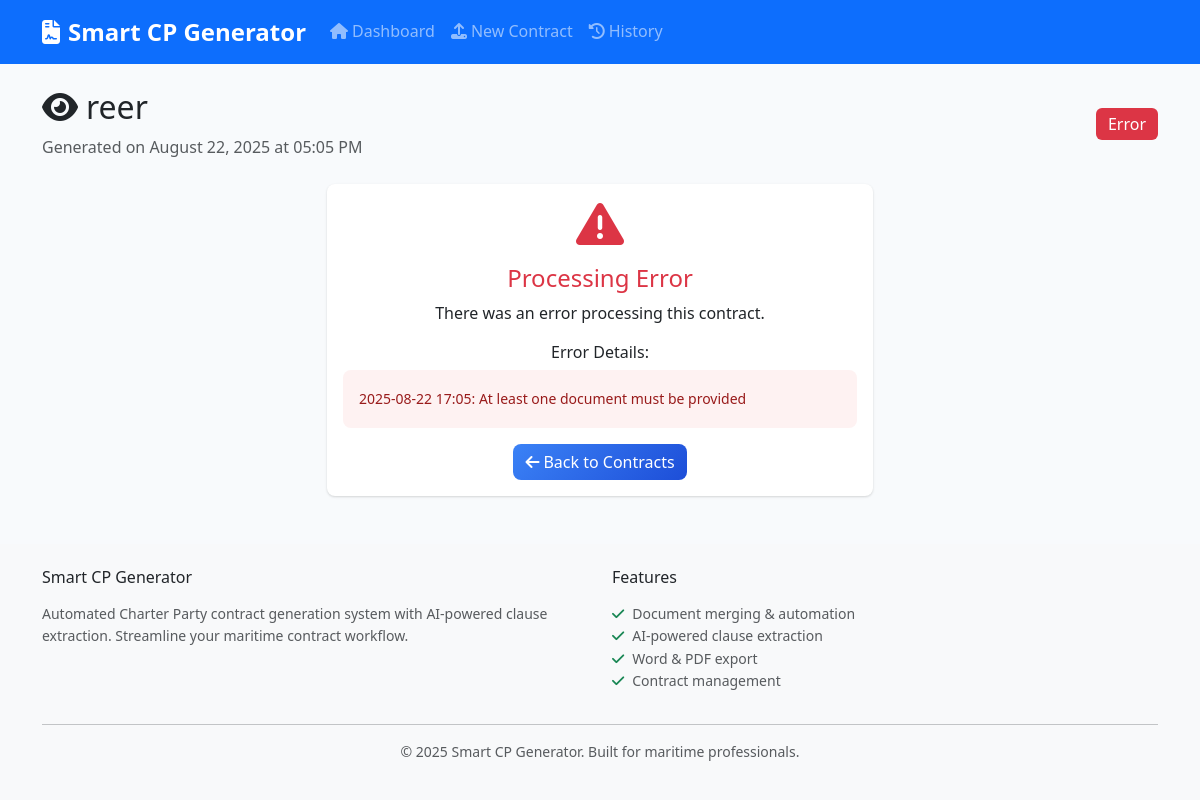
The app's page /preview/3 with its own data.
### models.py (models this page shows, shortened)
class Contract(db.Model):
    id = db.Column(db.Integer, primary_key=True)
    contract_name = db.Column(db.String(255), nullable=False)
    fixture_recap_content = db.Column(Text)
    base_cp_content = db.Column(Text)
    negotiated_clauses_content = db.Column(Text)
    final_contract_content = db.Column(Text)
    extracted_clauses = db.Column(Text)  # JSON string of extracted clauses
    created_at = db.Column(db.DateTime, default=datetime.utcnow)
    updated_at = db.Column(db.DateTime, default=datetime.utcnow, onupdate=datetime.utcnow)
    status = db.Column(db.String(50), default='draft')  # draft, processing, completed, error
    docx_path = db.Column(db.String(255))
    pdf_path = db.Column(db.String(255))

class ProcessingLog(db.Model):
    id = db.Column(db.Integer, primary_key=True)
    contract_id = db.Column(db.Integer, db.ForeignKey('contract.id'), nullable=False)
    log_level = db.Column(db.String(20), nullable=False)  # INFO, WARNING, ERROR
    message = db.Column(Text, nullable=False)
    created_at = db.Column(db.DateTime, default=datetime.utcnow)
    contract = db.relationship('Contract', backref=db.backref('logs', lazy=True))

### routes.py (the view)
@app.route('/preview/<int:contract_id>')
def preview_contract(contract_id):
    contract = Contract.query.get_or_404(contract_id)
    return render_template('preview.html', contract=contract)

### templates/preview.html (shortened to what this page needs)
{% extends "base.html" %}
{% block content %}
<div class="row">
    <div class="col-12 mb-4">
        <div class="d-flex justify-content-between align-items-center">
            <div>
                <h2>
                    <i class="fas fa-eye me-2"></i>{{ contract.contract_name }}
                </h2>
                <p class="text-muted mb-0">
                    Generated on {{ contract.created_at.strftime('%B %d, %Y at %I:%M %p') if contract.created_at else 'Unknown' }}
                </p>
            </div>
            <div>
                <span class="badge bg-{{ 'success' if contract.status == 'completed' else 'warning' if contract.status == 'processing' else 'danger' }} fs-6">
                    {{ contract.status.title() }}
                </span>
            </div>
        </div>
    </div>
</div>
{% if contract.status == 'completed' %}
<div class="row">
    <div class="col-md-3 mb-4">
        <div class="card">
            <div class="card-header">
                <h6 class="mb-0">
                    <i class="fas fa-download me-2"></i>Download Options
                </h6>
            </div>
            <div class="card-body">
                <div class="d-grid gap-2">
                    {% if contract.docx_path %}
                    <a href="{{ url_for('download_file', contract_id=contract.id, file_type='docx') }}"
                       class="btn btn-primary">
                        <i class="fas fa-file-word me-2"></i>Download Word (.docx)
                    </a>
                    {% endif %}
                    {% if contract.pdf_path %}
                    <a href="{{ url_for('download_file', contract_id=contract.id, file_type='pdf') }}"
                       class="btn btn-danger">
                        <i class="fas fa-file-pdf me-2"></i>Download PDF
                    </a>
                    {% endif %}
                </div>
                <hr>
                <div class="d-grid gap-2">
                    <a href="{{ url_for('contract_history') }}" class="btn btn-outline-secondary">
                        <i class="fas fa-list me-2"></i>View All Contracts
                    </a>
                    <a href="{{ url_for('upload_documents') }}" class="btn btn-outline-primary">
                        <i class="fas fa-plus me-2"></i>Create New Contract
                    </a>
                </div>
                <hr>
                <form method="POST" action="{{ url_for('delete_contract', contract_id=contract.id) }}"
                      onsubmit="return confirm('Are you sure you want to delete this contract?')">
                    <button type="submit" class="btn btn-outline-danger btn-sm w-100">
                        <i class="fas fa-trash me-2"></i>Delete Contract
                    </button>
                </form>
            </div>
        </div>
        {% if contract.extracted_clauses %}
        <div class="card mt-3">
            <div class="card-header">
                <h6 class="mb-0">
                    <i class="fas fa-search me-2"></i>AI Analysis
                </h6>
            </div>
            <div class="card-body">
                {% set clauses = contract.extracted_clauses | fromjson %}
                {% for category, items in clauses.items() %}
                    {% if items %}
                    <div class="mb-3">
                        <h6 class="text-primary">{{ category.replace('_', ' ').title() }}</h6>
                        <small class="text-muted">{{ items | length }} item(s) found</small>
                    </div>
                    {% endif %}
                {% endfor %}
            </div>
        </div>
        {% endif %}
    </div>
    <div class="col-md-9">
        <div class="card">
            <div class="card-header d-flex justify-content-between align-items-center">
                <h5 class="mb-0">
                    <i class="fas fa-file-contract me-2"></i>Contract Preview
                </h5>
                <div class="btn-group" role="group">
                    <button type="button" class="btn btn-sm btn-outline-secondary" onclick="printContent()">
                        <i class="fas fa-print me-1"></i>Print
                    </button>
                    <button type="button" class="btn btn-sm btn-outline-secondary" onclick="toggleFullscreen()">
                        <i class="fas fa-expand me-1"></i>Fullscreen
                    </button>
                </div>
            </div>
            <div class="card-body" id="contractContent">
                <div class="contract-preview">
                    {% if contract.final_contract_content %}
                        {{ contract.final_contract_content | replace('\n', '<br>') | safe }}
                    {% else %}
                        <div class="text-center text-muted py-5">
                            <i class="fas fa-file-alt fa-3x mb-3"></i>
                            <h5>No content available</h5>
                            <p>The contract content could not be displayed.</p>
                        </div>
                    {% endif %}
                </div>
            </div>
        </div>
    </div>
</div>
<div class="modal fade" id="analysisModal" tabindex="-1">
    <div class="modal-dialog modal-lg">
        <div class="modal-content">
            <div class="modal-header">
                <h5 class="modal-title">
                    <i class="fas fa-chart-bar me-2"></i>Detailed AI Analysis
                </h5>
                <button type="button" class="btn-close" data-bs-dismiss="modal"></button>
            </div>
            <div class="modal-body">
                {% if contract.extracted_clauses %}
                    {% set clauses = contract.extracted_clauses | fromjson %}
                    <div class="accordion" id="clausesAccordion">
                        {% for category, items in clauses.items() %}
                            {% if items %}
                            <div class="accordion-item">
                                <h2 class="accordion-header" id="heading{{ loop.index }}">
                                    <button class="accordion-button collapsed" type="button"
                                            data-bs-toggle="collapse" data-bs-target="#collapse{{ loop.index }}">
                                        {{ category.replace('_', ' ').title() }} ({{ items | length }} items)
                                    </button>
                                </h2>
                                <div id="collapse{{ loop.index }}" class="accordion-collapse collapse"
                                     data-bs-parent="#clausesAccordion">
                                    <div class="accordion-body">
                                        <ul class="list-group list-group-flush">
                                            {% for item in items %}
                                            <li class="list-group-item">{{ item }}</li>
                                            {% endfor %}
                                        </ul>
                                    </div>
                                </div>
                            </div>
                            {% endif %}
                        {% endfor %}
                    </div>
                {% else %}
                    <p class="text-muted">No analysis data available.</p>
                {% endif %}
            </div>
        </div>
    </div>
</div>
{% else %}
<div class="row justify-content-center">
    <div class="col-md-6">
        <div class="card border-{{ 'danger' if contract.status == 'error' else 'warning' }}">
            <div class="card-body text-center">
                <i class="fas fa-{{ 'exclamation-triangle' if contract.status == 'error' else 'clock' }}
                   text-{{ 'danger' if contract.status == 'error' else 'warning' }} fa-3x mb-3"></i>
                {% if contract.status == 'error' %}
                    <h4 class="text-danger">Processing Error</h4>
                    <p>There was an error processing this contract.</p>
                    {% if contract.logs %}
                        <div class="mt-3">
                            <h6>Error Details:</h6>
                            {% for log in contract.logs %}
                                {% if log.log_level == 'ERROR' %}
                                    <div class="alert alert-danger text-start">
                                        <small>{{ log.created_at.strftime('%Y-%m-%d %H:%M') if log.created_at else 'Unknown time' }}: {{ log.message }}</small>
                                    </div>
                                {% endif %}
                            {% endfor %}
                        </div>
                    {% endif %}
                {% else %}
                    <h4 class="text-warning">Processing...</h4>
                    <p>This contract is currently being processed. Please check back in a moment.</p>
                {% endif %}
                <a href="{{ url_for('contract_history') }}" class="btn btn-primary">
                    <i class="fas fa-arrow-left me-1"></i>Back to Contracts
                </a>
            </div>
        </div>
    </div>
</div>
{% endif %}
{% endblock %}

### static/css/style.css (style rules this page uses)
:root { --primary-color: #3b82f6; --success-color: #10b981; --warning-color: #f59e0b; --danger-color: #ef4444; --dark-color: #1f2937; --light-color: #f8fafc; --border-radius: 8px; --shadow: 0 1px 3px 0 rgba(0, 0, 0, 0.1), 0 1px 2px 0 rgba(0, 0, 0, 0.06); --shadow-lg: 0 10px 15px -3px rgba(0, 0, 0, 0.1), 0 4px 6px -2px rgba(0, 0, 0, 0.05); }
body { font-family: 'Segoe UI', Tahoma, Geneva, Verdana, sans-serif; background-color: #f8fafc; line-height: 1.6; }
.card { border: none; border-radius: var(--border-radius); box-shadow: var(--shadow); transition: all 0.2s ease; }
.btn { border-radius: var(--border-radius); font-weight: 500; transition: all 0.2s ease; border: none; }
.btn-primary { background: linear-gradient(135deg, #3b82f6, #1d4ed8); }
.badge { font-weight: 500; padding: 0.5rem 0.75rem; }
.alert { border-radius: var(--border-radius); border: none; }
.alert-danger { background-color: #fef2f2; color: #991b1b; }
.fade-in-up { animation: fadeInUp 0.6s ease-out; }

### records on screen
Contract: contract_name "reer", created_at "August 22, 2025 at 05:05 PM", status "Error"
ProcessingLog: created_at "2025-08-22 17:05", message "At least one document must be provided"
